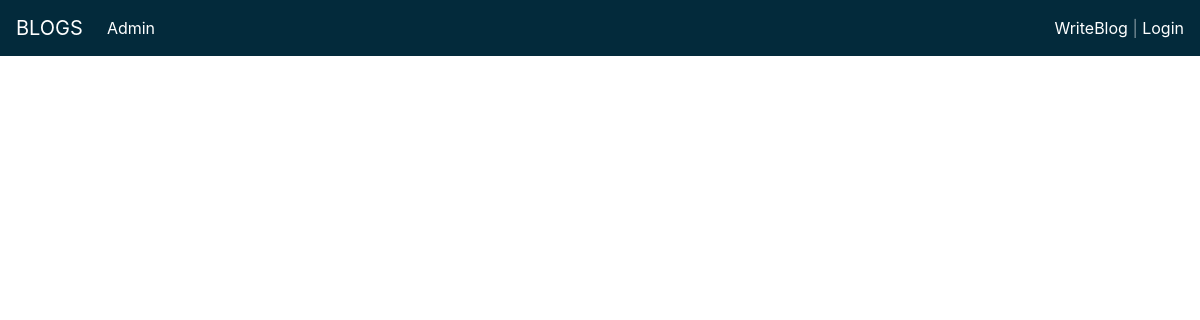
/blog/list/, run on an earlier commit of the app's database.
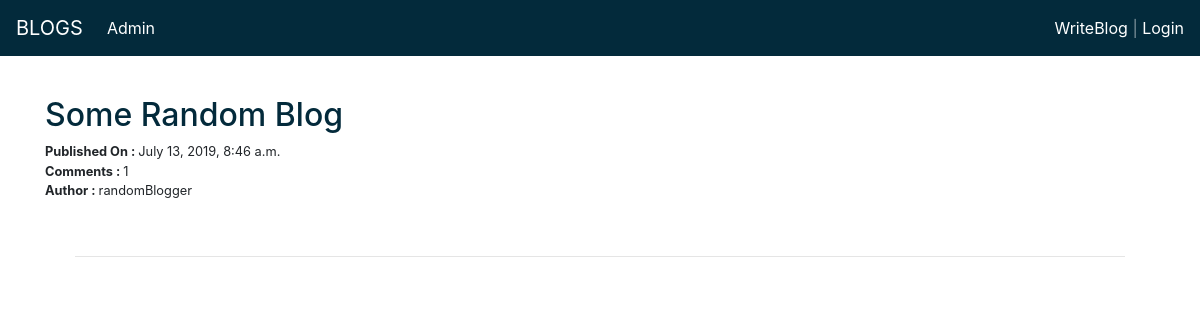
And on a later commit of the database.
### blog/models.py (models this page shows, shortened)
class Blog(models.Model):
    authorName = models.ForeignKey(User,on_delete=models.CASCADE,related_name='blog')
    title = models.CharField(max_length=200)
    content = models.TextField()
    created_date = models.DateTimeField(default=timezone.now)
    published_date = models.DateTimeField(blank=True, null=True)

class Comment(models.Model):
    post = models.ForeignKey(Blog,on_delete=models.CASCADE,related_name='comments')
    authorName = models.ForeignKey(User,on_delete=models.CASCADE,related_name='comments')
    content = models.TextField()
    created_date = models.DateTimeField(default=timezone.now)
    aproved = models.BooleanField(default=False)

### blog/views.py (the view)
# urls.py: path('list/', views.blogList.as_view(), name='blogListPage'),
class blogList(ListView):
    model = Blog
    template_name = 'blog/blogList.html'
    context_object_name = 'blogList'

### blog/templatetags/myTags.py (called while the page is built)
@register.filter
def customFilter(value):
    value = value.filter(aproved=True)
    return value

### blog/templates/blog/blogList.html
<!DOCTYPE html>
{% extends 'blog/base.html' %}
{% load myTags %}
  {% block body_block %}
    <br><br><br>
    {% for i in blogList reversed %}
      {% if i.published_date != None %}
        <h2><a class="blogLink" href="{% url 'blog:blogDisplayPage' pk=i.id %}">{{ i.title | title }}</a></h2>
        <p class="Info">
          <strong>Published On : </strong>{{ i.published_date }}<br>
          <strong>Comments : </strong>{{ i.comments.all | customFilter | length }}<br>
          <strong>Author : </strong>{{ i.authorName }}
        </p>
        <br><div class="container"><div class="container"><hr></div></div><br>
      {% endif %}
    {% endfor %}
  {% endblock %}

What changed in the data, as far as the page shows it:
added Blog: title "Some Random Blog", published_date "July 13, 2019, 8:46 a.m.", comments.all|customFilter "1", authorName "randomBlogger"
